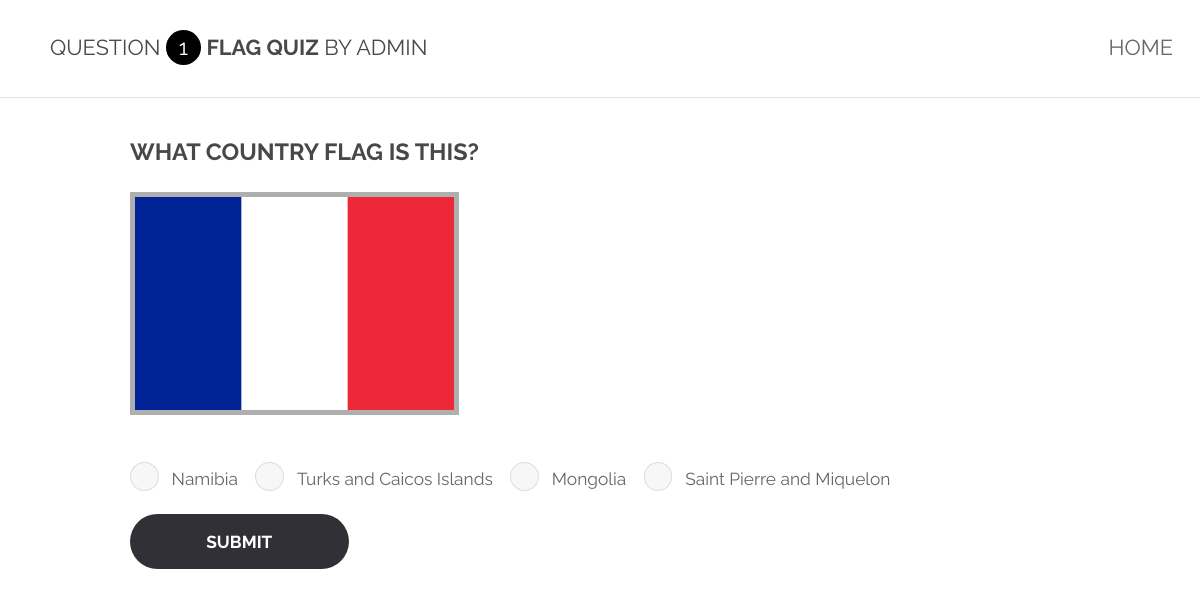
Screenshot of /Flag (signed in) with the database file from the repository.
### app/models.py (models this page shows, shortened)
class Question(db.Model):
	__tablename__ = 'question'
	id = db.Column(db.Integer,primary_key=True)
	quiz_id = db.Column(db.Integer, ForeignKey('quiz.id'))
	question_number = db.Column(db.Integer)
	question_choices = db.relationship('QuestionChoice', backref='question', lazy='dynamic')
	question_contents = db.relationship('QuestionContent', backref='question', lazy='dynamic')
	user_answers = db.relationship('UserAnswer', back_populates="answered_questions")

class Quiz(db.Model):
	__tablename__ = 'quiz'
	id = db.Column(db.Integer,primary_key=True)
	quizname = db.Column(db.String(80), index=True)
	creator_id = db.Column(db.Integer, ForeignKey('user.id'))
	creator = relationship('User', back_populates="quizzes")
	style = db.Column(db.Integer, ForeignKey('quizStyle.id'))
	quizStyle = relationship('QuizStyle', back_populates="quizzes")
	questions = db.relationship('Question', backref='quiz', lazy='dynamic')

class User(UserMixin, db.Model):
	__tablename__ = "user"
	id = db.Column(db.Integer, primary_key=True)
	username = db.Column(db.String(64), index=True, unique=True)
	email = db.Column(db.String(120), index=True, unique=True)
	admin = db.Column(db.Boolean, default=False, nullable=False)
	password_hash = db.Column(db.String(128))
	userAnswers = db.relationship('UserAnswer', backref='user', lazy="dynamic")
	quizzes = db.relationship('Quiz', back_populates="creator")
	def get_last_answer(self, quiz):
		lastanswer = None
		for question in quiz.questions:
			for answer in question.user_answers:
				if answer.user_id==current_user.id:
					if lastanswer == None:
						lastanswer=answer
					elif lastanswer.id<answer.id:
						lastanswer = answer
		return lastanswer

class QuestionContent(db.Model):
	__tablename__ = 'questionContent'
	id = db.Column(db.Integer,primary_key=True)
	question_id = db.Column(db.Integer, ForeignKey('question.id'))
	text_content = db.Column(db.String(80))
	img_content = db.Column(db.String(80))

class QuestionChoice(db.Model):
	__tablename__ = 'questionChoice'
	id = db.Column(db.Integer,primary_key=True)
	question_id = db.Column(db.Integer, ForeignKey('question.id'))
	choice_number = db.Column(db.Integer)
	choice_content = db.Column(db.String(80))
	choice_correct = db.Column(db.Boolean)

### app/routes.py (the view)
@app.route('/Flag', methods=['GET', 'POST'])
def flag():
	quiz = Quiz.query.filter_by(quizname="Flag Quiz").first()
	quizStyle = quiz.quizStyle.template_file
	question=quiz.questions.filter_by(question_number=1).first()
	last_answered_question = current_user.get_last_answer(quiz = quiz)
	if last_answered_question != None:
		print(last_answered_question)
		question = quiz.get_next_question(question = last_answered_question)
	choices = []
	for choice in question.question_choices:
		choices.append((choice.choice_number,choice.choice_content))
	form = AnswerForm(choices,request.form)
	if form.is_submitted():
		answer = UserAnswer(user_id=current_user.id,question_id=question.id,choice_id=form.radioField.data)
		print("submitting: {}".format(answer))
		db.session.add(answer)
		db.session.commit()
	return render_template(quizStyle,quiz = quiz,question = question,form = form)

### app/forms.py
	class StaticForm(FlaskForm):
		pass

### app/forms.py (called while the page is built)
def AnswerForm(*args, **kwargs):
	class StaticForm(FlaskForm):
		pass
	StaticForm.submit = SubmitField('Submit')
	if args:
		StaticForm.radioField = RadioField('radioField', coerce=int, choices=args[0])
	return StaticForm()

### app/models.py (called while the page is built)
@login.user_loader
def load_user(id):
	return User.query.get(int(id))

### app/templates/quizStyle1.html (shortened to what this page needs)
{% extends "quizBase.html" %}
{% block head %}
	<link rel="stylesheet" type="text/css" href="{{ url_for('static',    filename='css/main.css') }}">
	<link rel="stylesheet" type="text/css" href="{{ url_for('static',    filename='css/quizStyle1.css') }}">
{% endblock %}
{% block body %}
	<div class="center">
		<header id="header">
			<div class="question">
				<div>Question</div>
				<div>
					<div class="qCircle">
						<span id="ajaxInput">{{question.question_number}}</span>
					</div>
				</div>
				<div><strong>{{quiz.quizname}}</strong> by {{quiz.creator.username}}</div>
			</div>
			<nav id="quiznav">
				<ul>
					<li><a href="{{ url_for('home') }}">Home</a></li>
				</ul>
			</nav>
		</header>
		<section id="quiz" class="wrapper">
			<div class="container">
				<header>
					<h3>{{question.question_contents.first().text_content}}</h3>
				</header>
				<div class="box alt">
					<div class="row 50% uniform">
						<div class="svgContainer"><img id="flag" src="{{ url_for('static',    filename='images/'+question.question_contents.first().img_content) }}" alt=""/></div>
					</div>
				</div>
				<form action="/Flag" method="post" class="answer">
					{% for subfield in form.radioField %}
    <tr>
        <td>{{ subfield.label }}</td>
    </tr>
{% endfor %}
					<div class="button">
						{{form.submit()}}
					</div>
				</form>
			</div>
		</section>
	</div>
{% endblock %}

### app/templates/quizBase.html (shortened to what this page needs)
<!DOCTYPE HTML>
<html>
	<head>
        {% block head %}{% endblock %}
	</head>
	<body>
        {% block body %}
        {% endblock %}
	</body>
</html>

### app/static/css/quizStyle1.css (style rules this page uses)
body { position:fixed; top:0; right:0; bottom:0; left:0; }
div.question * { display:inline-block; }
div.question { margin-left:50px; }
.qCircle { transform:translateY(10px); height:35px; width:35px; position:relative; border-radius:50%; background-color:black; }
div.qCircle span { position:absolute; transform:translateY(-30px); width:inherit; height:inherit; text-align:center; vertical-align:middle; color:white; }
section#quiz { padding-top:20px; }
div.svgContainer { width:35%; }
div.svgContainer img { width:100%; border: 5px solid #00000050; }

### rows the page displays
Question: question_number "1"
Quiz: quizname "FLAG QUIZ"
User: creator.username "ADMIN"
QuestionContent: question_contents.first "WHAT COUNTRY FLAG IS THIS?", img_content (picture)
QuestionChoice: label "Namibia"
QuestionChoice: label "Turks and Caicos Islands"
QuestionChoice: label "Mongolia"
QuestionChoice: label "Saint Pierre and Miquelon"
